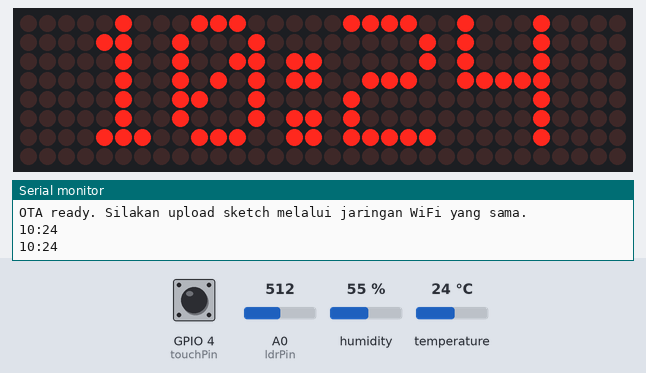
This sketch was run on a simulated ESP8266 (NodeMCU). On the bench: 32×8 LED matrix, the last lines printed to the serial monitor. Inputs (shaded band) come from the test bench; at power-on: GPIO 4 (touchPin) LOW, A0 (ldrPin) = 512, humidity 55 %, temperature 24 °C. WiFi joins after 1.5 s; servers stay silent unless stated; network time is answered at once with the bench clock; the local clock reads 2024-03-15 10:24:30 at power-on unless the sketch sets it.

Above: at 2.7 s.
2.8 s: GPIO 4 (touchPin) pulled HIGH for 1.05 s
At 3.9 s:
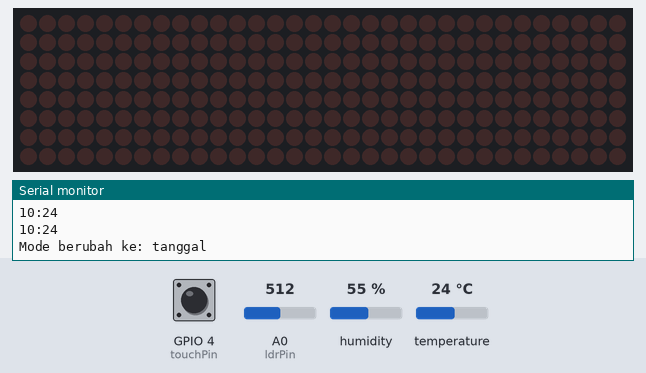
6.4 s: GPIO 4 (touchPin) pulled HIGH for 1.05 s
At 8.2 s:
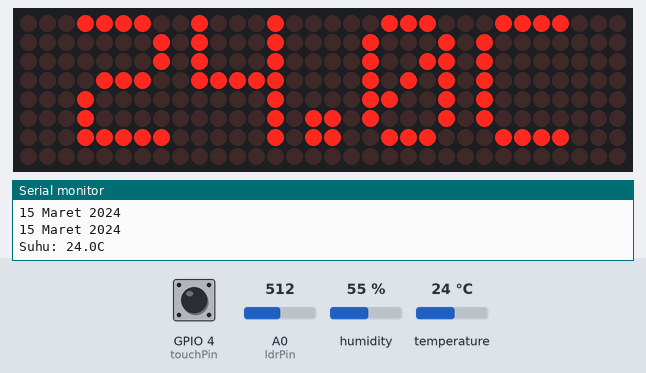
11.2 s: A0 (ldrPin) set to 716
At 14.0 s:
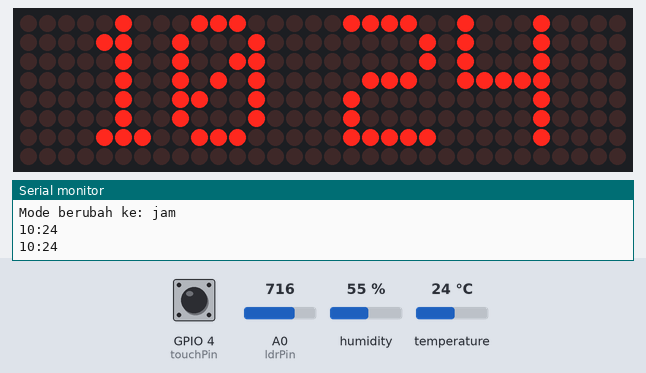
14.1 s: A0 (ldrPin) set to 900
At 15.4 s:
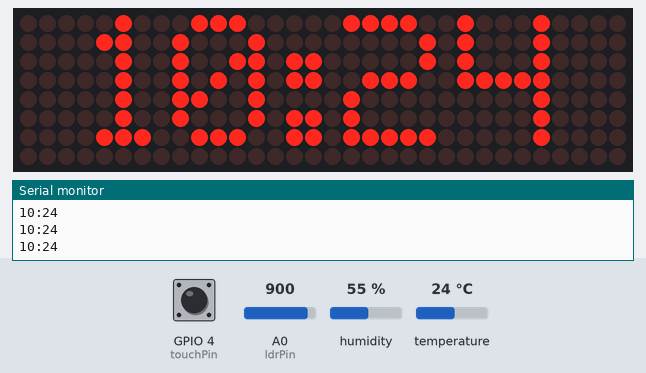
17.1 s: A0 (ldrPin) set to 1023
At 18.4 s:
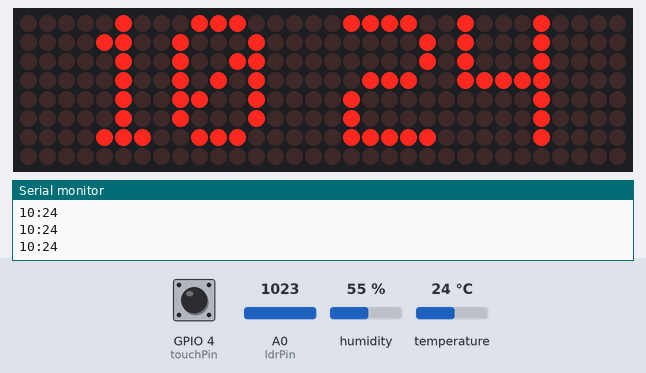
Timing chart, 0 to 20.1 s (numbered marks = the images above; inputs shaded):
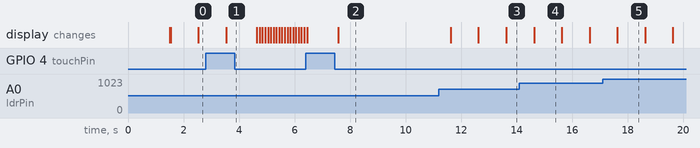

The sketch:

Smart_Clock.ino
```cpp
#include <ArduinoOTA.h>
#include <NTPClient.h>
#include <WiFiUdp.h>
#include <ESP8266WiFi.h>
#include <MD_MAX72xx.h>
#include <MD_Parola.h>
#include <SPI.h>
#include <DHT.h>
#include <WiFiManager.h>  // Library WiFi Manager

// ---------- Inisialisasi WiFi ----------
WiFiManager wifiManager;

// ---------- Inisialisasi NTP ----------
const long utcOffsetInSeconds = 25200; // GMT+7
WiFiUDP ntpUDP;
NTPClient timeClient(ntpUDP, "pool.ntp.org", utcOffsetInSeconds);

// ---------- Inisialisasi MAX7219 ----------
#define HARDWARE_TYPE MD_MAX72XX::FC16_HW
#define DIN 13
#define CS 15
#define CLK 14
#define MAX_DEVICES 4
MD_Parola matrix = MD_Parola(HARDWARE_TYPE, DIN, CLK, CS, MAX_DEVICES);

// ---------- Inisialisasi DHT11 ----------
#define DHTPIN 2
#define DHTTYPE DHT11
DHT dht(DHTPIN, DHTTYPE);

// ---------- Variabel Global ----------
String bulan[13] = {
  "", "Januari", "Februari", "Maret", "April", "Mei", "Juni",
  "Juli", "Agustus", "September", "Oktober", "November", "Desember"
};

// --------- Bikin Array yang bisa ditampilkan
char arrTgl[30];
char arrTemp[10];

//--------- Pin LDR -------------------
#define ldrPin A0

#define touchPin 4
bool touchDetected = false;

int counter = 0;
String posisi = "jam";

void setup() {
  Serial.begin(115200);
  matrix.begin();
  matrix.displayClear();
  dht.begin();
  pinMode(touchPin, INPUT);

  // ---------- WiFi Manager ----------
  // Jika gagal konek, ESP akan jadi Access Point (contoh SSID: SmartClock_Setup)
  wifiManager.resetSettings();
  wifiManager.autoConnect("SmartClock_Setup");
  Serial.println("WiFi Connected!");
  Serial.print("IP Address: ");
  Serial.println(WiFi.localIP());

  // ---------- OTA Setup ----------
  ArduinoOTA.setHostname("SmartClock_ESP8266"); // nama perangkat saat OTA
  ArduinoOTA.onStart([]() {
    Serial.println("Mulai OTA update...");
  });
  ArduinoOTA.onEnd([]() {
    Serial.println("\nSelesai OTA update!");
  });
  ArduinoOTA.onProgress([](unsigned int progress, unsigned int total) {
    Serial.printf("Progress: %u%%\r", (progress / (total / 100)));
  });
  ArduinoOTA.onError([](ota_error_t error) {
    Serial.printf("Error[%u]: ", error);
  });
  ArduinoOTA.begin();
  Serial.println("OTA ready. Silakan upload sketch melalui jaringan WiFi yang sama.");

  timeClient.begin();
}

void loop() {
  ArduinoOTA.handle();
  int touched = digitalRead(touchPin);
  if (touched == HIGH) {
    touchDetected = true;
  }
  int ldrValue = analogRead(ldrPin);
  int brightness = map(ldrValue, 0, 1023, 0, 15);
  matrix.setIntensity(brightness);
  if (posisi == "jam") {
    baca_jam();
  } else if (posisi == "tanggal") {
    baca_tanggal();
  } else if (posisi == "suhu") {
    baca_suhu();
  }
}

void gantiMode() {
  if (posisi == "jam") posisi = "tanggal";
  else if (posisi == "tanggal") posisi = "suhu";
  else if (posisi == "suhu") posisi = "jam";

  matrix.displayClear();
  Serial.print("Mode berubah ke: ");
  Serial.println(posisi);
}


void baca_jam() {
  timeClient.update();
  int jamInt = timeClient.getHours();
  int menitInt = timeClient.getMinutes();

  // Format dua digit
  String jam = (jamInt < 10 ? "0" + String(jamInt) : String(jamInt));
  String menit = (menitInt < 10 ? "0" + String(menitInt) : String(menitInt));

  String jam_lengkap = jam + ":" + menit;
  Serial.println(jam_lengkap);

  // Tampilkan ke display
  matrix.setTextAlignment(PA_CENTER);
  if ((timeClient.getSeconds()) % 2 == 0) {
    matrix.print(jam + ":" + menit);
  } else {
    matrix.print(jam + " " + menit);
  }

  counter++;
  if (touchDetected || counter >= 20) {  // 20 detik tampil
    //posisi = "tanggal";
    touchDetected = false;
    counter = 0;
    gantiMode();
    matrix.displayClear();
  }
  delay(1000);
}

void baca_tanggal() {
  timeClient.update();
  time_t epochTime = timeClient.getEpochTime();
  struct tm *ptm = localtime(&epochTime);

  int tgl = ptm->tm_mday;
  int bln = ptm->tm_mon + 1;
  int thn = ptm->tm_year + 1900;

  String sTgl = (tgl < 10 ? "0" + String(tgl) : String(tgl));
  String tanggal_sekarang = sTgl + " " + bulan[bln] + " " + String(thn);

  tanggal_sekarang.toCharArray(arrTgl, sizeof(arrTgl));
  Serial.println(tanggal_sekarang);
  if(touchDetected){
    touchDetected = false;
    posisi = "suhu";
    //matrix.displaySuspend(true);
    counter = 0;
    matrix.displayReset();
    matrix.displayClear();
    delay(1000);
  } else {

  if (matrix.displayAnimate()) {

    matrix.displayText(arrTgl, PA_CENTER, 100, 0, PA_SCROLL_LEFT, PA_SCROLL_LEFT);
    matrix.displayReset();
    counter++;
    if (counter >= 2) {
      posisi = "suhu";
      //touchDetected = false;
      counter = 0;
      //gantiMode();
      matrix.displayClear();
    }
  }
  }
  delay(100);
}

void baca_suhu() {
  float t = dht.readTemperature();
  //if (isnan(t)) {
   // Serial.println("Gagal membaca sensor DHT!");
    //return;
  //}

  String temp = String(t, 1) + "C";
  temp.toCharArray(arrTemp, sizeof(arrTemp));

  matrix.setTextAlignment(PA_CENTER);
  matrix.print(arrTemp);
  Serial.print("Suhu: ");
  Serial.println(temp);

  counter++;
  if (touchDetected || counter >= 5) {  // tampil selama 5 detik
    //posisi = "jam";
    touchDetected = false;
    counter = 0;
    gantiMode();
    matrix.displayClear();
  }
  delay(1000);
}
```

Measured:
- after the input at 2.8 s, the display: changes after 0.74 s (image 1)
- after the input at 6.4 s, the display: first changes after 0.05 s (image 2 shows a later state)
- after the input at 14.1 s, the display: changes after 0.53 s (image 4)
- after the input at 17.1 s, the display: changes after 0.53 s (image 5)
- what the display in image 4 shows lasts 1.0 s, from 14.6 s to 15.6 s
